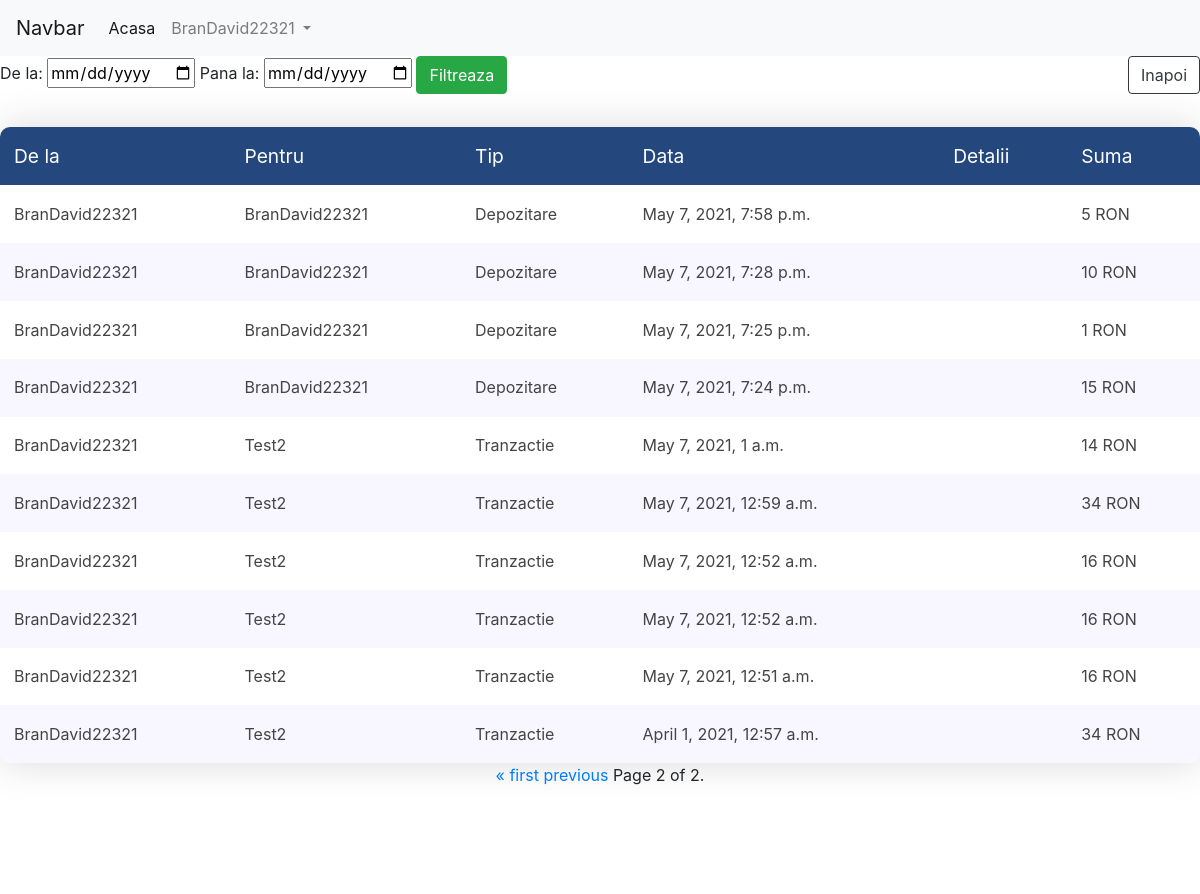
/transaction-list?page=2 (signed in), run on the app's committed database.
### bank/models.py (models this page shows)
class Transaction(models.Model):
    from_user = models.ForeignKey(User, null=True,  on_delete=models.CASCADE,  related_name='from_user')
    to_user = models.ForeignKey(User, null=True,  on_delete=models.CASCADE, related_name='to_user')
    date = models.DateTimeField(default=datetime.now, blank=True)
    details = models.CharField(max_length=250)
    code = models.IntegerField(validators=[
            MaxValueValidator(999999),
            MinValueValidator(10000),
        ])
    amount = models.PositiveIntegerField(null=True, validators=[
        MaxValueValidator(999999999),
        MinValueValidator(0),
    ])

### bank/views.py (the view, shortened to what this page needs)
# urls.py: path("transaction-list", views.transactions_list, name='transactions_list'),
def transactions_list(request):
    transactions = Transaction.objects.filter(from_user=request.user).order_by('-date') | Transaction.objects.filter(to_user=request.user).order_by('-date')
    form = DateFilterForm(request.POST or None)
    paginator = Paginator(transactions, 10)
    try:
        page = int(request.GET.get('page', 1))
    except:
        page = 1
    try:
        transactions_page = paginator.page(page)
    except(EmptyPage,InvalidPage):
        transactions_page = paginator.page(paginator.num_pages)
    context = {'transactions': transactions_page,
               'form': form,
               }
    return render(request, 'bank/transactions_list.html', context)

### bank/forms.py
class DateFilterForm(forms.Form):
    from_date = forms.DateTimeField()
    to_date = forms.DateTimeField()

### bank/templates/bank/transactions_list.html (shortened to what this page needs)
{% extends 'bank/base_template.html' %}
    {% block style %}
 <link rel="stylesheet" href="https://cdn.jsdelivr.net/npm/bootstrap@4.6.0/dist/css/bootstrap.min.css">
{% endblock %}s
{% block body %}
<form method="post" enctype="multipart/form-data">
<label class="label">De la:</label>
    <input class="input--style-4" type="date" class="form-control" id="from_date"  name="from_date">
    <label class="label">Pana la:</label>
    <input class="input--style-4" type="date" class="form-control" id="to_date"  name="to_date">
    <button class="btn btn-success" type="submit">
        Filtreaza
    </button>
<div class="float-right">
                                 <a style="margin-left: 10px;" href="{% url 'client_menu' %}" class="btn btn-outline-dark">
                Inapoi
            </a>
</div>
</form>
 <div class="container-table100">
                <table class="table100">
                <thead>
                    <tr>
                        <th>De la</th>
                        <th>Pentru</th>
                        <th>Tip</th>
                        <th>Data</th>
                        <th>Detalii</th>
                        <th>Suma</th>
                    </tr>
                </thead>
                <tbody>
                {% for transaction in transactions.object_list %}
                                <tr>
                                    <td>{{ transaction.from_user }}</td>
                                    <td>{{ transaction.to_user }}</td>
                                    {% if transaction.code ==  10000 %}
                                    <td>Depozitare</td>
                                    {% else %}
                                    <td>Tranzactie</td>
                                    {% endif %}
                                    <td>{{ transaction.date }}</td>
                                    <td>{{ transaction.details}}</td>
                                    <td>{{ transaction.amount }} RON</td>
                                </tr>
                {% endfor %}
                </tbody>
            </table>
<div class="pagination">
    <span class="step-links">
        {% if transactions.has_previous %}
            <a href="?page=1">&laquo; first</a>
            <a href="?page={{ transactions.previous_page_number }}">previous</a>
        {% endif %}
        <span class="current">
            Page {{ transactions.number }} of {{ transactions.paginator.num_pages }}.
        </span>
    </span>
</div>
    </div>
{% endblock %}

### bank/templates/bank/base_template.html (shortened to what this page needs)
<!doctype html>
<html lang="en">
<head>
    {% load static %}
  <link rel="stylesheet" href="https://cdn.jsdelivr.net/npm/bootstrap@4.6.0/dist/css/bootstrap.min.css">
    {% block style %}
    {% endblock %}
</head>
<body>
<nav class="navbar navbar-expand-lg navbar-light bg-light">
  <a class="navbar-brand" href="#">Navbar</a>
  <div class="collapse navbar-collapse" id="navbarNavDropdown">
    <ul class="navbar-nav">
      <li class="nav-item active">
        <a class="nav-link" href="{% url 'index' %}">Acasa </a>
      </li>
      <li class="nav-item dropdown">
        <a class="nav-link dropdown-toggle" href="#" id="navbarDropdownMenuLink" role="button" data-toggle="dropdown" aria-haspopup="true" aria-expanded="false">
         {% if user.is_authenticated == True %}
            {{ user.get_username }}
            {% else %}
            Cont
            {% endif %}
        </a>
      </li>
    </ul>
  </div>
</nav>
{% block body %}
{% endblock %}
</body>
</html>

### bank/templates/bank/transactions_list.html (style rules this page uses)
.container-table100 { width: 100%; min-height: 100vh; background: #fff; display: -webkit-box; display: -webkit-flex; display: -moz-box; display: -ms-flexbox; display: flex; align-items: top; justify-content: center; flex-wrap: wrap; padding: 33px 0; }
.container-table100 table { width: 100%; }
.container-table100 table.table100 { background-color: #fff; border-radius: 10px; overflow: hidden; box-shadow: 0 0 40px 0 rgba(0, 0, 0, .15); -moz-box-shadow: 0 0 40px 0 rgba(0, 0, 0, .15); -webkit-box-shadow: 0 0 40px 0 rgba(0, 0, 0, .15); -o-box-shadow: 0 0 40px 0 rgba(0, 0, 0, .15); -ms-box-shadow: 0 0 40px 0 rgba(0, 0, 0, .15); }
.container-table100 table.table100 th { padding: 18px 14px; font-size: 1.2rem; color: #fff; line-height: 1.4rem; background-color: #24477e; }
.container-table100 table.table100 td { padding: 14px; color: #444; font-size: 1rem; line-height: 1.4rem; }
.container-table100 table th, .container-table100 table td { font-weight: unset; }
.container-table100 table tr:nth-child(even) { background-color: #f8f6ff; }

### data on the page
Transaction: code "Depozitare"
Transaction: code "Depozitare"
Transaction: code "Depozitare"
Transaction: code "Depozitare"
Transaction: code "Tranzactie"
Transaction: code "Tranzactie"
Transaction: code "Tranzactie"
Transaction: code "Tranzactie"
Transaction: code "Tranzactie"
Transaction: code "Tranzactie"

### other printed values
{{ user.get_username }} "BranDavid22321"
{{ transactions.number }} "2"
{{ transactions.paginator.num_pages }} "2"
